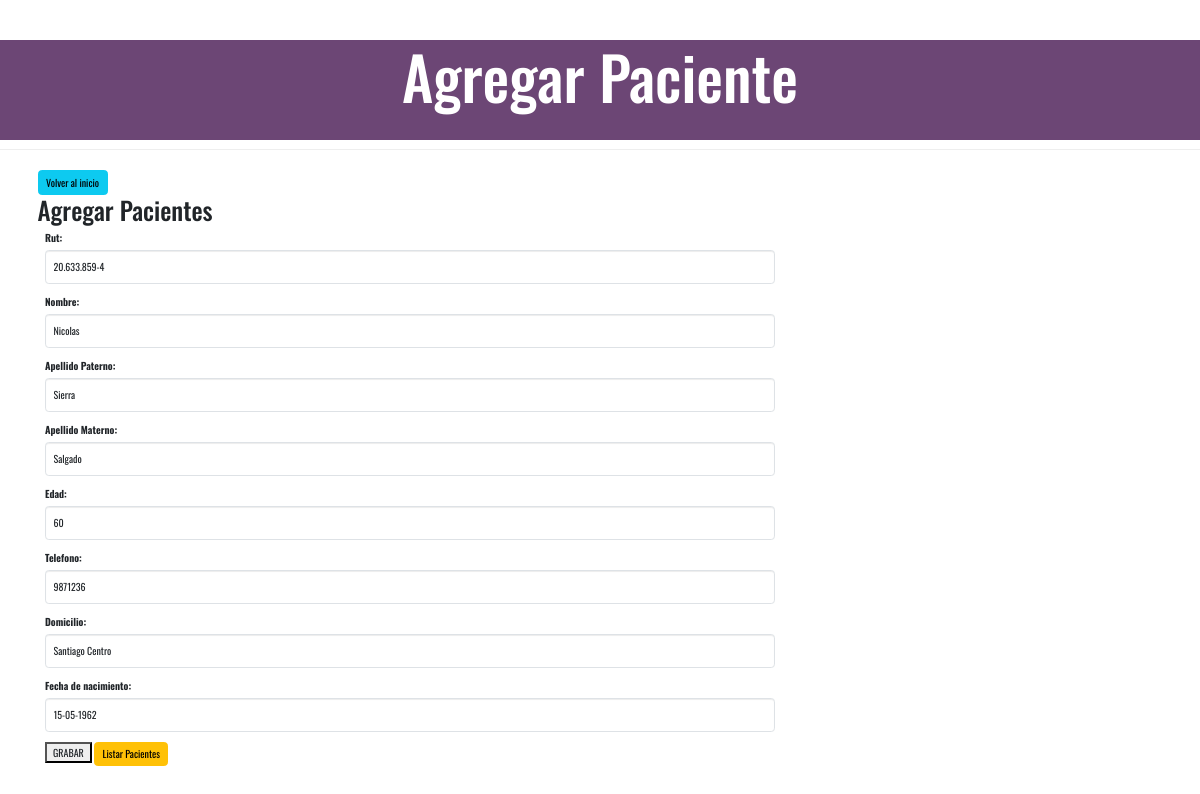
The page /paciente/update_paciente/3 on the database its author committed.
### Paciente/models.py (models this page shows, shortened)
class Paciente(models.Model):
    rut = models.CharField(max_length=15)
    nombre = models.CharField(max_length=50)
    apellido_paterno = models.CharField(max_length=50)
    apellido_materno = models.CharField(max_length=50)
    edad = models.IntegerField()
    telefono = models.CharField(max_length=20)
    domicilio = models.TextField()
    fecha_nacimiento = models.TextField(max_length=10)

### Paciente/views.py (the view)
# urls.py: path('update_paciente/<pk>', views.CarreraUpdate.as_view(), name="update_pacientes"),
class CarreraUpdate(UpdateView):
    model = Paciente
    form_class = PacienteForm
    template_name = 'Registro/carrera_form.html'
    success_url = reverse_lazy('list_pacientes')

### Paciente/forms.py
class PacienteForm(forms.ModelForm):
    class Meta:
        model = Paciente
        fields = ['rut','nombre', 'apellido_paterno', 'apellido_materno','edad','telefono','domicilio','fecha_nacimiento']
        labels = {
            'rut': 'Rut',
            'nombre': 'Nombre',
            'apellido_paterno': 'Apellido Paterno',
            'apellido_materno':'Apellido Materno',
            'edad':'Edad',
            'telefono':'Telefono',
            'domicilio':'Domicilio',
            'fecha_nacimiento':'Fecha de nacimiento',
        }
        widgets = {
            'rut': forms.TextInput(attrs={'class': 'form-control'}),
            'nombre': forms.TextInput(attrs={'class': 'form-control'}),
            'apellido_paterno': forms.TextInput(attrs={'class': 'form-control'}),
            'apellido_materno': forms.TextInput(attrs={'class': 'form-control'}),
            'edad': forms.TextInput(attrs={'class': 'form-control'}),
            'telefono': forms.TextInput(attrs={'class': 'form-control'}),
            'domicilio': forms.TextInput(attrs={'class': 'form-control'}),
            'fecha_nacimiento': forms.TextInput(attrs={'class': 'form-control'}),
        }

### templates/Registro/carrera_form.html
{% extends 'Registro/base.html' %}
{% block titulo_principal %}
<div class="head">
    <div id="titulo_pagina" ><h3>Agregar Paciente</h3></div>
    </div>
{% endblock %}
{% block content %}
    <a href="{% url 'home' %} " class="btn btn-info">Volver al inicio</a>
    <h1>Agregar Pacientes</h1>
    <div class="content container">
    <form method="POST">
        {% csrf_token %} {{ form.as_p }}
        <button type="submit">GRABAR</button>
        <a href="{% url 'list_pacientes' %}" class="btn btn-warning">Listar Pacientes</a>
    </form>
    </div>
{% endblock %}

### static/css/estilos.css (style rules this page uses)
* { font-family: 'Oswald', sans-serif; }
#titulo_pagina { text-align: center; }
.head { background-color: #6c4675; color: white; height: 100px; }
#titulo_pagina h3 { text-align: center; font-size: 60px; }

### rows shown on the page
Paciente: rut "20.633.859-4", nombre "Nicolas", apellido_paterno "Sierra", apellido_materno "Salgado", edad "60", telefono "9871236", domicilio "Santiago Centro", fecha_nacimiento "15-05-1962"
